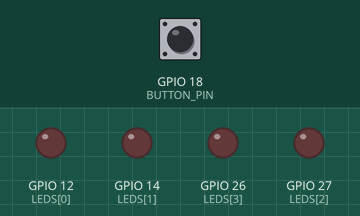
This sketch was run on a simulated ESP32. Shown: output pins drawn as LEDs (lit = HIGH). Inputs (shaded band) come from the test bench; at power-on: GPIO 18 (BUTTON_PIN) HIGH.

Above: at 1.2 s.
1.3 s: GPIO 18 (BUTTON_PIN) pulled LOW for 0.15 s
At 2.5 s:
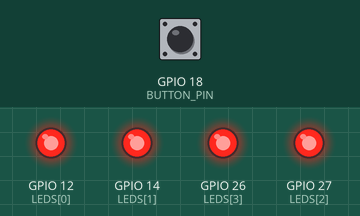
2.9 s: GPIO 18 (BUTTON_PIN) pulled LOW for 1 s
At 3.9 s:
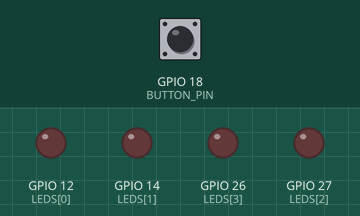
5.4 s: GPIO 18 (BUTTON_PIN) pulled LOW for 3.2 s
At 5.8 s:
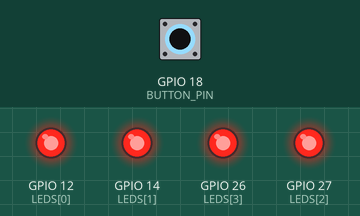
Timing chart, 0 to 8.4 s (numbered marks = the images above; inputs shaded):
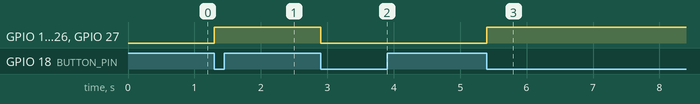

The sketch:

sketch.ino
```cpp
// #define BUTTON_PIN 18

// with buttons?
// void setup() {
//   pinMode(LED_PIN, OUTPUT);
//   pinMode(BUTTON_PIN, INPUT_PULLUP)
//   Serial.begin(115200);

// }
// void loop() {
//   int buttonState = digitalRead(BUTTON_PIN);

//   if (buttonState == LOW){
//     digitalWrite(LED_PIN, HIGH);
//     Serial.println(("LED ON"));
//   } else {
//     digitalWrite(LED_PIN, LOW);
//     Serial.println("LED OFF");
//   }
//   delay(50);
// }

const int LEDS[] = {12, 14, 27, 26};
const int N = sizeof(LEDS) / sizeof(LEDS[0]);
const int BUTTON_PIN = 18;

bool ledState = false;
bool lastButtonState = HIGH;

void setup() {
  for (int i = 0; i < N; i++) {
    pinMode(LEDS[i], OUTPUT);
  }
  pinMode(BUTTON_PIN, INPUT_PULLUP);
}

void loop() {
  bool buttonState = digitalRead(BUTTON_PIN);

  if (lastButtonState == HIGH && buttonState == LOW) {
    ledState = !ledState; // flip ON/OFF state

    for (int i = 0; i < N; i++) {
      digitalWrite(LEDS[i], ledState ? HIGH : LOW);
    }

    delay(50);
  }

  lastButtonState = buttonState;
}
```

Measured:
- after the input at 1.3 s, GPIO 12 (LEDS[0]), GPIO 14 (LEDS[1]), GPIO 26 (LEDS[3]), GPIO 27 (LEDS[2]): LOW → HIGH at once
- after the input at 2.9 s, GPIO 12 (LEDS[0]), GPIO 14 (LEDS[1]), GPIO 26 (LEDS[3]), GPIO 27 (LEDS[2]): HIGH → LOW at once
- after the input at 5.4 s, GPIO 12 (LEDS[0]), GPIO 14 (LEDS[1]), GPIO 26 (LEDS[3]), GPIO 27 (LEDS[2]): LOW → HIGH at once
